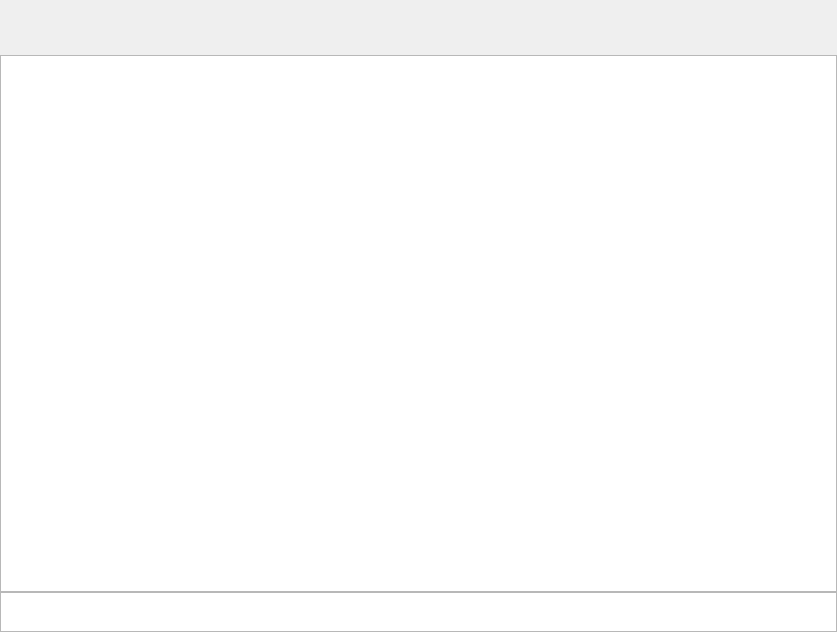
<?xml version="1.0" encoding="UTF-8"?>
<ui version="4.0">
 <class>CarManagermentWidget</class>
 <widget class="QWidget" name="CarManagermentWidget">
  <property name="geometry">
   <rect>
    <x>0</x>
    <y>0</y>
    <width>837</width>
    <height>632</height>
   </rect>
  </property>
  <property name="windowTitle">
   <string>Form</string>
  </property>
  <layout class="QVBoxLayout" name="mainVerticalLayout">
   <property name="spacing">
    <number>0</number>
   </property>
   <property name="leftMargin">
    <number>0</number>
   </property>
   <property name="topMargin">
    <number>0</number>
   </property>
   <property name="rightMargin">
    <number>0</number>
   </property>
   <property name="bottomMargin">
    <number>0</number>
   </property>
   <item>
    <widget class="QWidget" name="toolBarWidget" native="true">
     <property name="minimumSize">
      <size>
       <width>0</width>
       <height>55</height>
      </size>
     </property>
     <property name="maximumSize">
      <size>
       <width>16777215</width>
       <height>55</height>
      </size>
     </property>
     <layout class="QHBoxLayout" name="toolBarHorizontalLayout">
      <property name="spacing">
       <number>0</number>
      </property>
      <property name="leftMargin">
       <number>0</number>
      </property>
      <property name="topMargin">
       <number>0</number>
      </property>
      <property name="rightMargin">
       <number>0</number>
      </property>
      <property name="bottomMargin">
       <number>0</number>
      </property>
     </layout>
    </widget>
   </item>
   <item>
    <widget class="QTableView" name="carTableView"/>
   </item>
   <item>
    <widget class="QTableView" name="sumTableView">
     <property name="maximumSize">
      <size>
       <width>16777215</width>
       <height>40</height>
      </size>
     </property>
    </widget>
   </item>
  </layout>
 </widget>
 <resources/>
 <connections/>
</ui>
